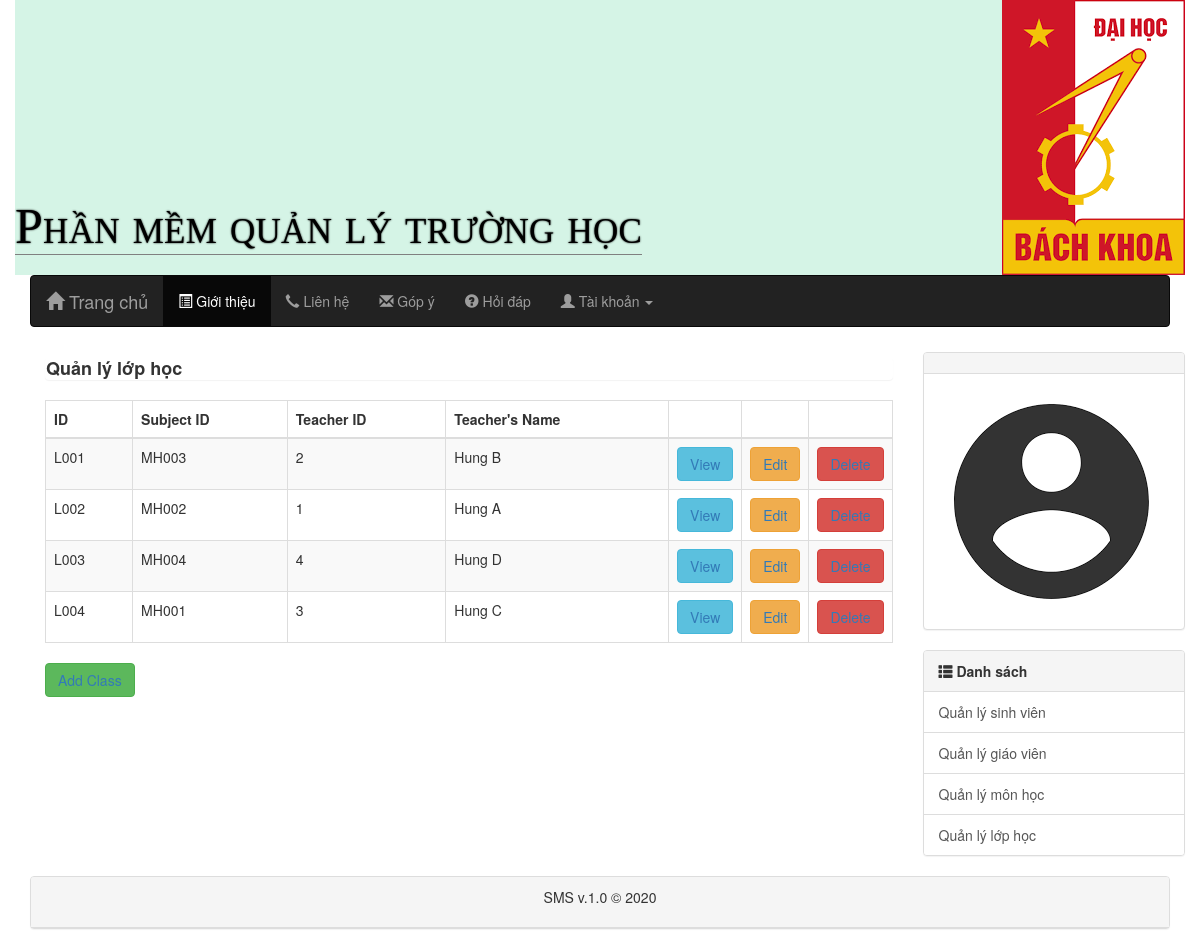
Page /class/showClasses.php on the committed database.
### tables this page shows
create table lop(
	malop varchar(20) not null,
	mamh varchar(20) not null,
	magv int not null,
	primary key(malop),
	foreign key(mamh) references monhoc(mamh) on delete cascade,
	foreign key(magv) references giaovien(magv) on delete cascade
);

create table giaovien(
	magv int auto_increment,
	name varchar(80) not null,
	age int not null check (age >= 18),
	address varchar(200),
	primary key(magv)
);

### dbhelp.php (called while the page is built, shortened)
<?php
	function executeResult($sql) {
		$conn = mysqli_connect(HOST,USERNAME,PASSWORD,DATABASE);
		$res = mysqli_query($conn,$sql);
		$list = [];
		while($row = mysqli_fetch_array($res, 1)) {
			$list[] = $row;
		}
		return $list;
	}

### class/showClasses.php (the view, shortened to what this page needs)
<?php
require_once('../dbhelp.php');
?>
<!DOCTYPE html>
<html lang="en">
<head>
 <link rel="stylesheet" href="https://maxcdn.bootstrapcdn.com/bootstrap/3.3.7/css/bootstrap.min.css">
 <link rel="stylesheet" type="text/css" href="../css/style.css">
</head>
<body>
  <div class="container" style = "height: auto">
   <header class="row">
    <div class = "shopping-mall">
     <h1>Phần mềm quản lý trường học</h1>
   </div>
   <img class = "pull-right" src="../image/hust.png"/>
 </header>
 <nav class="navbar navbar-inverse">
  <div class="container-fluid">
    <div class="navbar-header">
      <a class="navbar-brand" href="../layout.php">
        <span class="glyphicon glyphicon-home"></span> Trang chủ
      </a>
    </div>
    <div class="collapse navbar-collapse" id="bs-example-navbar-collapse-1">
      <ul class="nav navbar-nav">
        <li class="active">
          <a href="">
            <span class="glyphicon glyphicon-list-alt"></span> Giới thiệu
          </a>
        </li>
        <li>
          <a href="https://www.facebook.com/nngocmung9/">
            <span class="glyphicon glyphicon-earphone"></span> Liên hệ
          </a>
        </li>
        <li>
          <a href="https://www.facebook.com/nngocmung9/">
            <span class="glyphicon glyphicon-envelope"></span> Góp ý
          </a>
        </li>
        <li>
          <a href="https://www.facebook.com/nngocmung9/">
            <span class="glyphicon glyphicon-question-sign"></span> Hỏi đáp
          </a>
        </li>
        <li class="dropdown">
          <a href="#" class="dropdown-toggle" data-toggle="dropdown" role="button" aria-haspopup="true" aria-expanded="false">
            <span class="glyphicon glyphicon-user"></span> Tài khoản <span class="caret"></span>
          </a>
        </li>
      </ul>
    </div>
  </div>
</nav>
<div class="container" style = "height: auto">
  <div class = "row">
    <article class="col-sm-9">
      <div>
        <h4 class = "panel">
          <b>
            Quản lý lớp học
          </b>
        </h4>
      </div>
      <table class="table table-bordered table-striped">
        <thead class = "table-dark">
          <tr>
            <th>ID</th>
            <th>Subject ID</th>
            <th>Teacher ID</th>
            <th>Teacher's Name</th>
            <th width="60px"></th>
            <th width="60px"></th>
            <th width="60px"></th>
          </tr>
        </thead>
        <tbody>
          <?php
          $sql = "select lop.malop,lop.mamh,lop.magv,giaovien.name from lop,giaovien where lop.magv = giaovien.magv";
          $stuList = executeResult($sql);
          foreach($stuList as $i) {
            echo "<tr>";
            echo "<td>".$i['malop']."</td>";
            echo "<td>".$i['mamh']."</td>";
            echo "<td>".$i['magv']."</td>";
            echo "<td>".$i['name']."</td>";
            echo "<td><button class='btn btn-info'>
            <a href='./viewClass.php?id=".$i['malop']."'>
            View
            </a>
            </button></td>";
            echo "<td><button class='btn btn-warning'>
            <a href='./editClass.php?id=".$i['malop']."'>
            Edit
            </a>
            </button></td>";
            echo "<td><button class='btn btn-danger'>
            <a href='./deleteClass.php?id=".$i['malop']."'>
            Delete
            </a>
            </button></td>";
            echo "</tr>";
          }
          ?>
        </tbody>
      </table>
      <button class="btn btn-success">
        <a href="./addClass.php">
          Add Class
        </a>
      </button>
    </article>
    <aside class="col-sm-3">
      <div class = "poly-cart">
        <div class="panel panel-default">
          <div class = "panel-heading">
          </div>
          <div class="panel-body">
            <img src="../image/account.png"/>
          </div>
        </div>
      </div>
      <div class="panel panel-default">
        <div class="panel-heading">
          <span class = "glyphicon glyphicon-th-list"></span>
          <strong>Danh sách</strong>
        </div>
        <div class="list-group">
          <a href="../student/showStudents.php" class="list-group-item">Quản lý sinh viên</a>
          <a href="../teacher/showTeachers.php" class="list-group-item">Quản lý giáo viên</a>
          <a href="../subject/showSubjects.php" class="list-group-item">Quản lý môn học</a>
          <a href="./showClasses.php" class="list-group-item">Quản lý lớp học</a>
        </div>
      </div>
    </aside>
  </div>
</div>
<footer class="panel panel-default">
 <div class = "panel-heading text-center">
   <p>SMS v.1.0 &copy; 2020</p>
 </div>
</footer>
</div>
</body>
</html>

### css/style.css (style rules this page uses)
header { position: relative; background-color: #d5f4e6; }
.shopping-mall { position: absolute; bottom: 20px; font-variant: small-caps; }
.shopping-mall>h1 { font-family: Times New Roman; font-size: 50px; color: black; letter-spacing: 0.3px; text-shadow: 0 0 2px black; padding-bottom: 0px; border-bottom: 1px solid gray; margin: 0px; }
.poly-cart { margin-top: 5px; }

### rows in the picture
lop: malop "L001", mamh "MH003", magv "2", magv.name "Hung B"
lop: malop "L002", mamh "MH002", magv "1", magv.name "Hung A"
lop: malop "L003", mamh "MH004", magv "4", magv.name "Hung D"
lop: malop "L004", mamh "MH001", magv "3", magv.name "Hung C"
